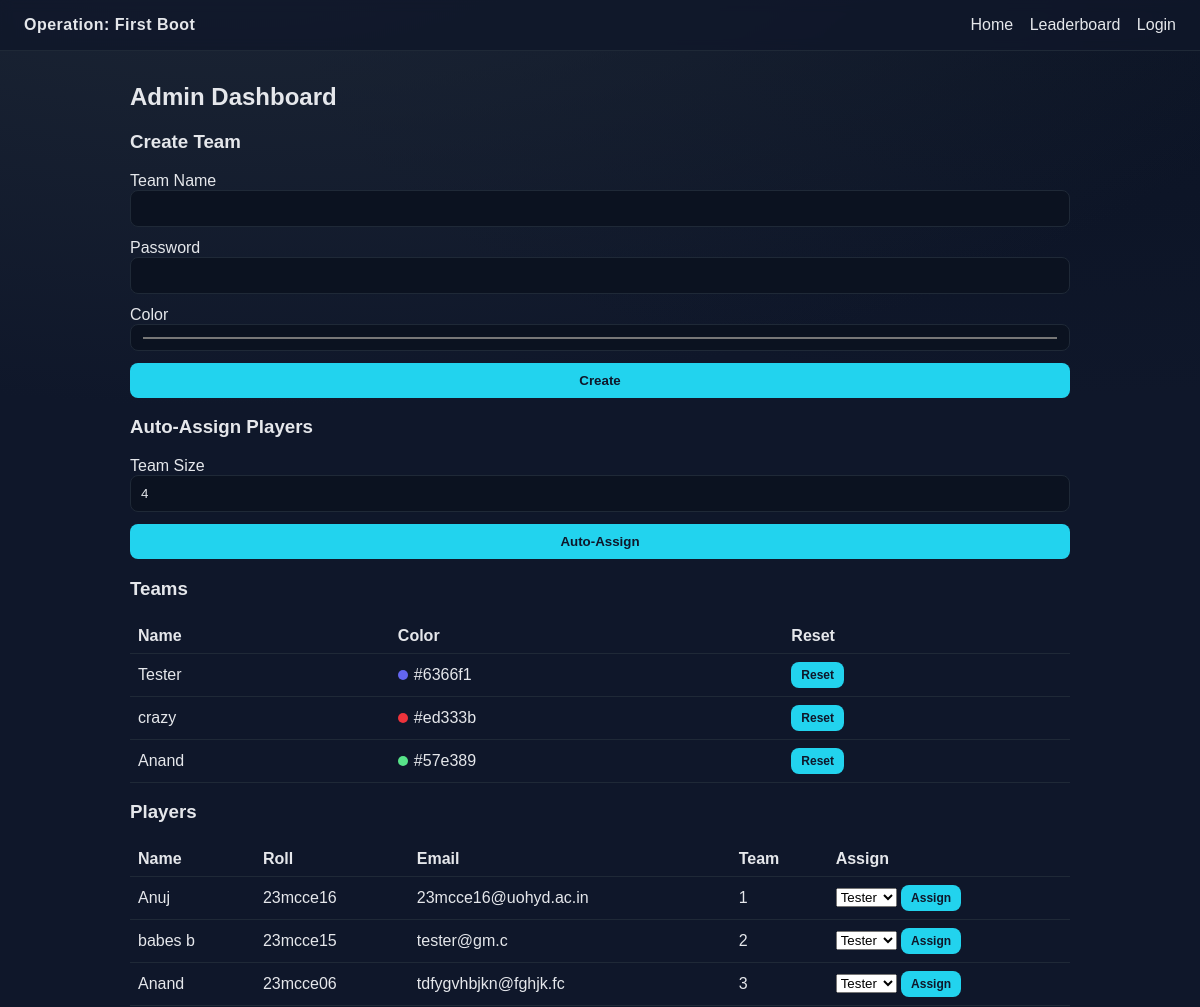
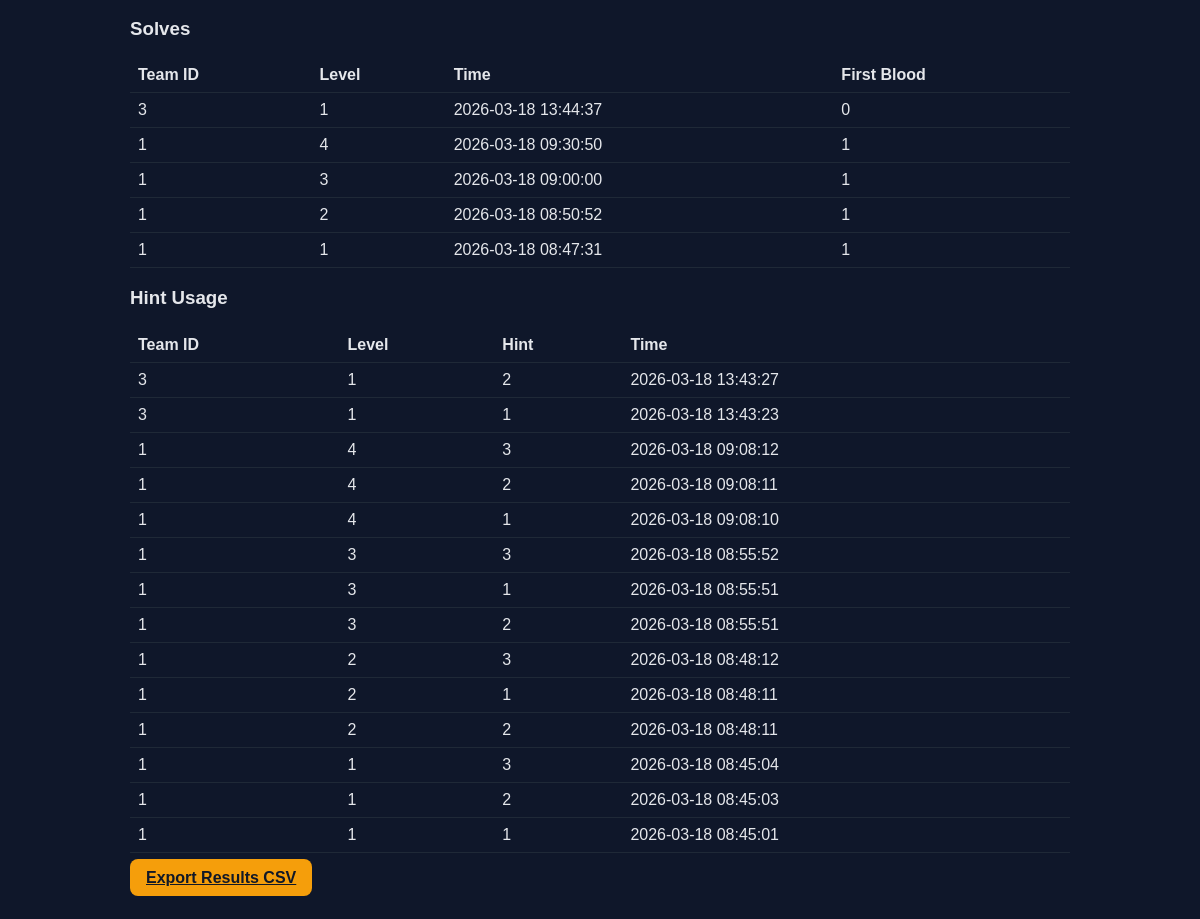
/admin (signed in), run on the app's committed database (2 pictures, top to bottom).
### tables this page shows
CREATE TABLE teams (
            id INTEGER PRIMARY KEY AUTOINCREMENT,
            name TEXT UNIQUE NOT NULL,
            password TEXT NOT NULL,
            color TEXT DEFAULT '#6366f1',
            created_at DATETIME DEFAULT CURRENT_TIMESTAMP
        );

CREATE TABLE players (
            id INTEGER PRIMARY KEY AUTOINCREMENT,
            name TEXT NOT NULL,
            roll_no TEXT UNIQUE NOT NULL,
            email TEXT UNIQUE NOT NULL,
            team_id INTEGER REFERENCES teams(id),
            created_at DATETIME DEFAULT CURRENT_TIMESTAMP
        );

CREATE TABLE solves (
            id INTEGER PRIMARY KEY AUTOINCREMENT,
            team_id INTEGER REFERENCES teams(id),
            level INTEGER NOT NULL,
            solved_at DATETIME DEFAULT CURRENT_TIMESTAMP,
            first_blood BOOLEAN DEFAULT FALSE
        );

CREATE TABLE hint_usage (
            id INTEGER PRIMARY KEY AUTOINCREMENT,
            team_id INTEGER REFERENCES teams(id),
            level INTEGER NOT NULL,
            hint_number INTEGER NOT NULL,
            used_at DATETIME DEFAULT CURRENT_TIMESTAMP
        );

### app/routes/admin.py (the view)
@bp.route("", methods=["GET", "POST"])
def dashboard():
    if request.method == "POST":
        password = request.form.get("password", "")
        if password == ADMIN_PASSWORD:
            session["admin_authed"] = True
            return redirect(url_for("admin.dashboard"))
        flash("Invalid admin password.", "error")
    if not _admin_required():
        return render_template("admin/login.html")
    db = get_db()
    teams = db.execute("SELECT * FROM teams ORDER BY created_at ASC").fetchall()
    players = db.execute("SELECT * FROM players ORDER BY created_at ASC").fetchall()
    solves = db.execute("SELECT * FROM solves ORDER BY solved_at DESC").fetchall()
    hints = db.execute("SELECT * FROM hint_usage ORDER BY used_at DESC").fetchall()
    return render_template(
        "admin/dashboard.html",
        teams=teams,
        players=players,
        solves=solves,
        hints=hints,
    )

### app/models/db.py (called while the page is built)
def get_db():
    if "db" not in g:
        g.db = sqlite3.connect(DB_PATH)
        g.db.row_factory = sqlite3.Row
    return g.db

### app/routes/admin.py (called while the page is built)
def _admin_required():
    return session.get("admin_authed") is True

### app/templates/admin/dashboard.html (shortened to what this page needs)
{% extends "base.html" %}
{% block content %}
<h2>Admin Dashboard</h2>
<section class="panel">
  <h3>Create Team</h3>
  <form class="form" method="post" action="{{ url_for('admin.create_team') }}">
    <label>Team Name
      <input type="text" name="name" required />
    </label>
    <label>Password
      <input type="text" name="password" required />
    </label>
    <label>Color
      <input type="color" name="color" value="#6366f1" />
    </label>
    <button class="btn" type="submit">Create</button>
  </form>
</section>
<section class="panel">
  <h3>Auto-Assign Players</h3>
  <form class="form" method="post" action="{{ url_for('admin.auto_assign') }}">
    <label>Team Size
      <input type="number" name="team_size" value="4" min="3" max="4" />
    </label>
    <button class="btn" type="submit">Auto-Assign</button>
  </form>
</section>
<section class="panel">
  <h3>Teams</h3>
  <table class="table">
    <tr><th>Name</th><th>Color</th><th>Reset</th></tr>
    {% for t in teams %}
      <tr>
        <td>{{ t.name }}</td>
        <td><span class="color-dot" style="background: {{ t.color }}"></span>{{ t.color }}</td>
        <td>
          <form method="post" action="{{ url_for('admin.reset_team') }}">
            <button class="btn tiny" type="submit">Reset</button>
          </form>
        </td>
      </tr>
    {% endfor %}
  </table>
</section>
<section class="panel">
  <h3>Players</h3>
  <table class="table">
    <tr><th>Name</th><th>Roll</th><th>Email</th><th>Team</th><th>Assign</th></tr>
    {% for p in players %}
      <tr>
        <td>{{ p.name }}</td>
        <td>{{ p.roll_no }}</td>
        <td>{{ p.email }}</td>
        <td>{{ p.team_id }}</td>
        <td>
          <form method="post" action="{{ url_for('admin.assign_player') }}">
            <select name="team_id">
              {% for t in teams %}
                <option value="{{ t.id }}">{{ t.name }}</option>
              {% endfor %}
            </select>
            <button class="btn tiny" type="submit">Assign</button>
          </form>
        </td>
      </tr>
    {% endfor %}
  </table>
</section>
<section class="panel">
  <h3>Solves</h3>
  <table class="table">
    <tr><th>Team ID</th><th>Level</th><th>Time</th><th>First Blood</th></tr>
    {% for s in solves %}
      <tr>
        <td>{{ s.team_id }}</td>
        <td>{{ s.level }}</td>
        <td>{{ s.solved_at }}</td>
        <td>{{ s.first_blood }}</td>
      </tr>
    {% endfor %}
  </table>
</section>
<section class="panel">
  <h3>Hint Usage</h3>
  <table class="table">
    <tr><th>Team ID</th><th>Level</th><th>Hint</th><th>Time</th></tr>
    {% for h in hints %}
      <tr>
        <td>{{ h.team_id }}</td>
        <td>{{ h.level }}</td>
        <td>{{ h.hint_number }}</td>
        <td>{{ h.used_at }}</td>
      </tr>
    {% endfor %}
  </table>
</section>
<p><a class="btn secondary" href="{{ url_for('admin.export') }}">Export Results CSV</a></p>
{% endblock %}

### app/templates/base.html (shortened to what this page needs)
<!doctype html>
<html lang="en">
<head>
  <link rel="stylesheet" href="{{ url_for('static', filename='css/main.css') }}" />
</head>
<body>
  <header class="topbar">
    <div class="brand">Operation: First Boot</div>
    <nav class="nav">
      <a href="{{ url_for('auth.index') }}">Home</a>
      <a href="{{ url_for('leaderboard.leaderboard') }}">Leaderboard</a>
      {% if session.get('team_id') %}
        <span class="team">{{ session.get('team_name') }}</span>
        <a href="{{ url_for('auth.logout') }}">Logout</a>
      {% else %}
        <a href="{{ url_for('auth.login') }}">Login</a>
      {% endif %}
    </nav>
  </header>
  <main class="container">
    {% block content %}{% endblock %}
  </main>
</body>
</html>

### app/static/css/main.css (style rules this page uses)
:root { --bg: #0f172a; --bg-2: #111827; --fg: #e5e7eb; --accent: #22d3ee; --accent-2: #f59e0b; --muted: #94a3b8; --card: #111827; --border: #1f2937; }
* { box-sizing: border-box; }
body { margin: 0; background: radial-gradient(1200px 600px at 20% -10%, #1f2937, transparent), radial-gradient(800px 400px at 90% 0%, #0b1324, transparent), var(--bg); color: var(--fg); font-family: "Trebuchet MS", "Lucida Sans Unicode", "Lucida Grande", sans-serif; }
.topbar { display: flex; justify-content: space-between; padding: 16px 24px; border-bottom: 1px solid var(--border); background: rgba(15, 23, 42, 0.8); backdrop-filter: blur(6px); position: sticky; top: 0; }
.brand { font-weight: 700; letter-spacing: 0.5px; }
.nav a, .nav span { color: var(--fg); margin-left: 12px; text-decoration: none; }
.container { max-width: 980px; margin: 32px auto; padding: 0 20px; }
.btn { background: var(--accent); color: #0f172a; padding: 10px 16px; border: none; border-radius: 8px; cursor: pointer; font-weight: 700; }
.btn.secondary { background: var(--accent-2); color: #111827; }
.btn.tiny { padding: 6px 10px; font-size: 12px; }
.form { margin-top: 16px; display: grid; gap: 12px; }
.form input, .form textarea, .form select { width: 100%; padding: 10px; border-radius: 8px; border: 1px solid var(--border); background: #0b1220; color: var(--fg); }
.table { width: 100%; border-collapse: collapse; margin-top: 12px; }
.table th, .table td { border-bottom: 1px solid var(--border); padding: 8px; text-align: left; }
.color-dot { display: inline-block; width: 10px; height: 10px; border-radius: 50%; margin-right: 6px; }

### data on the page
teams: name "Tester", color "#6366f1"
teams: name "crazy", color "#ed333b"
teams: name "Anand", color "#57e389"
players: name "Anuj", roll_no "23mcce16", email "23mcce16@uohyd.ac.in", team_id "1"
players: name "babes b", roll_no "23mcce15", email "tester@gm.c", team_id "2"
players: name "Anand", roll_no "23mcce06", email "tdfygvhbjkn@fghjk.fc", team_id "3"
solves: team_id "3", level "1", solved_at "2026-03-18 13:44:37", first_blood "0"
solves: team_id "1", level "4", solved_at "2026-03-18 09:30:50", first_blood "1"
solves: team_id "1", level "3", solved_at "2026-03-18 09:00:00", first_blood "1"
solves: team_id "1", level "2", solved_at "2026-03-18 08:50:52", first_blood "1"
solves: team_id "1", level "1", solved_at "2026-03-18 08:47:31", first_blood "1"
hint_usage: team_id "3", level "1", hint_number "2", used_at "2026-03-18 13:43:27"
hint_usage: team_id "3", level "1", hint_number "1", used_at "2026-03-18 13:43:23"
hint_usage: team_id "1", level "4", hint_number "3", used_at "2026-03-18 09:08:12"
hint_usage: team_id "1", level "4", hint_number "2", used_at "2026-03-18 09:08:11"
hint_usage: team_id "1", level "4", hint_number "1", used_at "2026-03-18 09:08:10"
hint_usage: team_id "1", level "3", hint_number "3", used_at "2026-03-18 08:55:52"
hint_usage: team_id "1", level "3", hint_number "1", used_at "2026-03-18 08:55:51"
hint_usage: team_id "1", level "3", hint_number "2", used_at "2026-03-18 08:55:51"
hint_usage: team_id "1", level "2", hint_number "3", used_at "2026-03-18 08:48:12"
hint_usage: team_id "1", level "2", hint_number "1", used_at "2026-03-18 08:48:11"
hint_usage: team_id "1", level "2", hint_number "2", used_at "2026-03-18 08:48:11"
hint_usage: team_id "1", level "1", hint_number "3", used_at "2026-03-18 08:45:04"
hint_usage: team_id "1", level "1", hint_number "2", used_at "2026-03-18 08:45:03"
hint_usage: team_id "1", level "1", hint_number "1", used_at "2026-03-18 08:45:01"

### other printed values
form field team_id "Tester"
